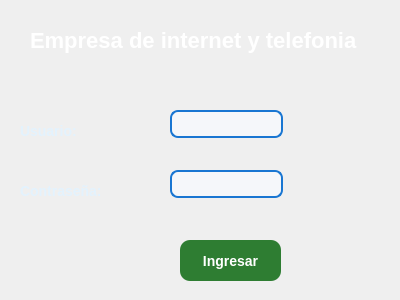
<?xml version="1.0" encoding="UTF-8"?>
<ui version="4.0">
 <class>Dialog</class>
 <widget class="QDialog" name="Dialog">
  <property name="geometry">
   <rect>
    <x>0</x>
    <y>0</y>
    <width>400</width>
    <height>300</height>
   </rect>
  </property>
  <property name="windowTitle">
   <string>Dialog</string>
  </property>
  <property name="layoutDirection">
   <enum>Qt::LayoutDirection::LeftToRight</enum>
  </property>
  <property name="styleSheet">
   <string notr="true">QWidget {
    background: qlineargradient(
        x1:0, y1:0, x2:1, y2:1,
        stop:0 #0D47A1,
        stop:1 #1976D2
    );
}</string>
  </property>
  <widget class="QLabel" name="label">
   <property name="geometry">
    <rect>
     <x>30</x>
     <y>20</y>
     <width>351</width>
     <height>41</height>
    </rect>
   </property>
   <property name="styleSheet">
    <string notr="true">QLabel {
    color: #FFFFFF;      /* Blanco */
    font-size: 22px;
    font-weight: bold;
}</string>
   </property>
   <property name="text">
    <string>Empresa de internet y telefonia </string>
   </property>
  </widget>
  <widget class="QLabel" name="label_2">
   <property name="geometry">
    <rect>
     <x>20</x>
     <y>120</y>
     <width>71</width>
     <height>21</height>
    </rect>
   </property>
   <property name="styleSheet">
    <string notr="true">QLabel {
    color: #E3F2FD;
    font-size: 14px;
    font-weight: bold;
}</string>
   </property>
   <property name="text">
    <string>Usuario:</string>
   </property>
  </widget>
  <widget class="QLabel" name="label_3">
   <property name="geometry">
    <rect>
     <x>20</x>
     <y>180</y>
     <width>81</width>
     <height>21</height>
    </rect>
   </property>
   <property name="styleSheet">
    <string notr="true">QLabel {
    color: #E3F2FD;
    font-size: 14px;
    font-weight: bold;
}</string>
   </property>
   <property name="text">
    <string>Contraseña:</string>
   </property>
  </widget>
  <widget class="QLineEdit" name="txtUsuario">
   <property name="geometry">
    <rect>
     <x>170</x>
     <y>110</y>
     <width>113</width>
     <height>28</height>
    </rect>
   </property>
   <property name="styleSheet">
    <string notr="true">QLineEdit {
    background-color: #F5F7FA;
    border: 2px solid #1976D2;
    border-radius: 8px;
    padding: 6px;
    font-size: 14px;
}

QLineEdit:focus {
    border: 2px solid #0D47A1;
}</string>
   </property>
  </widget>
  <widget class="QLineEdit" name="txtClave">
   <property name="geometry">
    <rect>
     <x>170</x>
     <y>170</y>
     <width>113</width>
     <height>28</height>
    </rect>
   </property>
   <property name="styleSheet">
    <string notr="true">QLineEdit {
    background-color: #F5F7FA;
    border: 2px solid #1976D2;
    border-radius: 8px;
    padding: 6px;
    font-size: 144px;
}</string>
   </property>
   <property name="echoMode">
    <enum>QLineEdit::EchoMode::Password</enum>
   </property>
  </widget>
  <widget class="QPushButton" name="btnIngresar">
   <property name="geometry">
    <rect>
     <x>180</x>
     <y>240</y>
     <width>101</width>
     <height>41</height>
    </rect>
   </property>
   <property name="styleSheet">
    <string notr="true">QPushButton {
    background-color: #2E7D32;
    color: white;
    font-size: 14px;
    font-weight: bold;
    border-radius: 10px;
    padding: 8px;
}

QPushButton:hover {
    background-color: #388E3C;
}

QPushButton:pressed {
    background-color: #1B5E20;
}</string>
   </property>
   <property name="text">
    <string>Ingresar</string>
   </property>
  </widget>
 </widget>
 <resources/>
 <connections/>
</ui>
